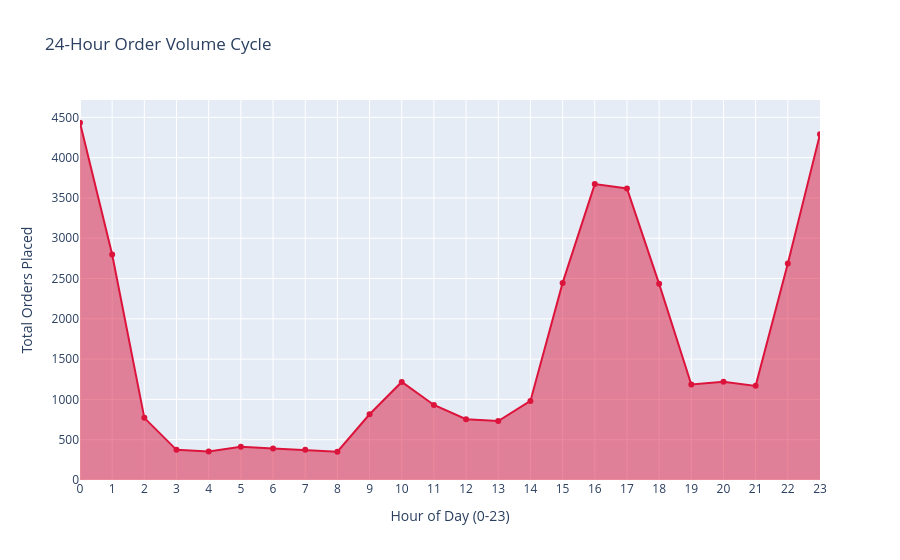

Notebook source saved alongside this figure:
### Markdown cell above
<h4 style="color: #2b6cb0;">📈 Insight 4: Hourly Order Trends & Peak Hours</h4>

*Mapping out the daily cycle to identify peak rushes and off-peak quiet hours.*

####

### Code cell
pdf_hourly = chronological_df.toPandas()

fig4 = px.line(pdf_hourly, x='hour', y='total_orders', markers=True,
               title='24-Hour Order Volume Cycle',
               labels={'hour': 'Hour of Day (0-23)', 'total_orders': 'Total Orders Placed'})

fig4.update_traces(fill='tozeroy', line_color='crimson')
fig4.update_layout(xaxis=dict(tickmode='linear', tick0=0, dtick=1))

fig4.show()

### Figure 1 — Plotly figure (JSON) as saved in the notebook; plotly's stock layout.template omitted (floating-point values rounded to 4 significant figures)
{"data": [{"fill": "tozeroy", "hovertemplate": "Hour of Day (0-23)=%{x}<br>Total Orders Placed=%{y}<extra></extra>", "legendgroup": "", "line": {"color": "crimson", "dash": "solid"}, "marker": {"symbol": "circle"}, "mode": "lines+markers", "name": "", "orientation": "v", "showlegend": false, "type": "scatter", "x": [0, 1, 2, 3, 4, 5, 6, 7, 8, 9, 10, 11, 12, 13, 14, 15, 16, 17, 18, 19, 20, 21, 22, 23], "xaxis": "x", "y": [4433, 2797, 771, 374, 355, 413, 392, 375, 351, 816, 1217, 931, 755, 732, 981, 2446, 3672, 3618, 2434, 1185, 1218, 1168, 2686, 4291], "yaxis": "y"}], "layout": {"legend": {"tracegroupgap": 0}, "title": {"text": "24-Hour Order Volume Cycle"}, "xaxis": {"anchor": "y", "domain": [0, 1], "dtick": 1, "tick0": 0, "tickmode": "linear", "title": {"text": "Hour of Day (0-23)"}}, "yaxis": {"anchor": "x", "domain": [0, 1], "title": {"text": "Total Orders Placed"}}}}
